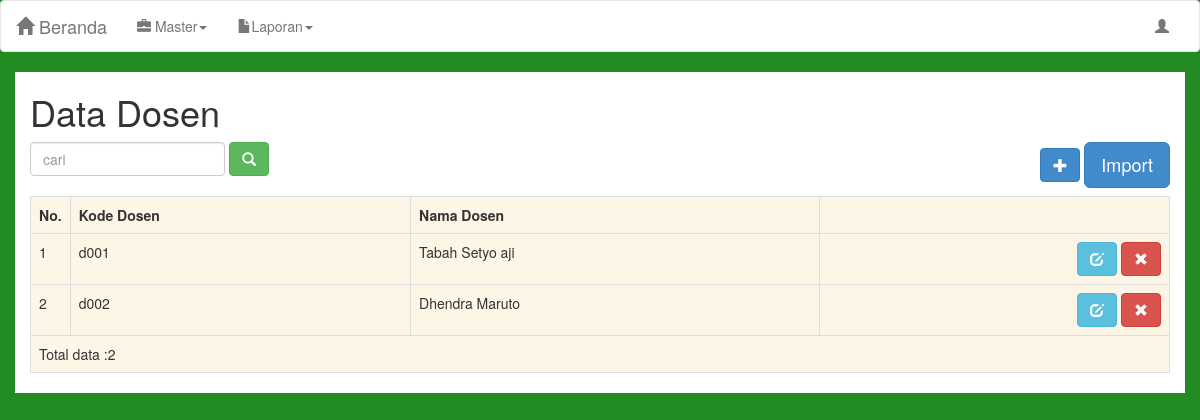
/master/dosen/index.php (signed in), run on an earlier commit of the app's database.
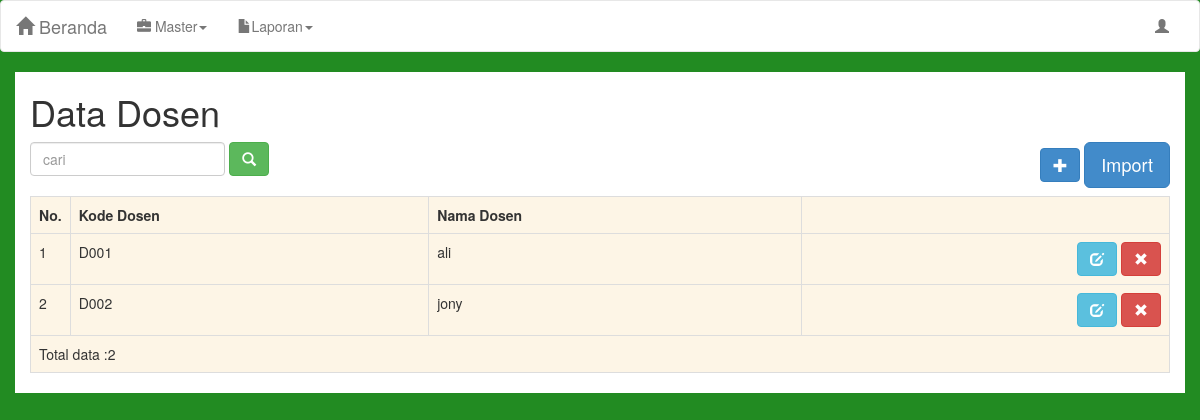
And on a later commit of the database.
### tables this page shows
CREATE TABLE IF NOT EXISTS `dosen` (
  `id` int(11) NOT NULL AUTO_INCREMENT,
  `kode_dosen` varchar(20) NOT NULL,
  `nama_dosen` varchar(30) NOT NULL,
  PRIMARY KEY (`id`)
);

### koneksi/dbh.php (called while the page is built)
<?php
	class DBH {
		private static $dns="mysql:dbname=eub;host=localhost;";
		private static $user = "root";
		private static $pass= "admin";
		public static function createConnection()
		{
			return new PDO(self::$dns,self::$user,self::$pass);
		}
	}
?>

### master/dosen/repository.php (called while the page is built, shortened)
<?php
	require_once "../../koneksi/dbh.php";
	class Repository{
		private $dbh;
		private $rowCount;
		private $query = "SELECT * FROM dosen ORDER BY kode_dosen";
		public function __construct()
		{
			$this->dbh = DBH::createConnection();
		}
		public function getAll()
		{
			$query = $this->dbh->prepare($this->query);
			$query->execute();
			$this->rowCount = $query->rowCount();
			return $query->fetchAll(PDO::FETCH_OBJ);
		}
		public function rowCount()
		{
			return $this->rowCount;
		}
	}
?>

### master/dosen/index.php (the view, shortened to what this page needs)
<?php session_start();
	include_once '../../layout/webmin/navbar.php';
require_once "repository.php";
$repo = new Repository();
if (isset($_GET['q']))
	{
		$result = $repo->getByKatakunci($_GET['q']);
	}
	else
	{
		$result= $repo->getAll();
	}
?>
<!DOCTYPE html>
<html lang="en">
<head>
</head>
<body>
<div class="container">
<h1>Data Dosen</h1>
	<div class="row">
		<div class="col-md-4">
			<form class="form-inline" method="get">
				<input type="text" class="form-control" placeholder="cari" name="q">
				<button type="submit" class="btn btn-success"><i class="glyphicon glyphicon-search"></i></button>
			</form><br>
		</div>
		<div class="col-md-4">
		</div>
		<div class="col-md-4" align="right" >
			<a href="insert.php"><button class="btn btn-primary" ><i class="glyphicon glyphicon-plus"></i></button></a>
			<button class="btn btn-primary btn-lg" href="#signup" data-toggle="modal" data-target=".bs-modal-sm">Import</button>
		</div>
	</div>
	<table class="table table-bordered">
		<tr>
			<th width="20">No.</th>
			<th>Kode Dosen</th>
			<th>Nama Dosen</th>
		</tr>
		<?php
			$no = 1;
			foreach ($result as $row)
				{
		?>
		<tr>
			<td><?php echo $no++; ?></td>
			<td><?php echo $row->kode_dosen; ?></td>
			<td><?php echo $row->nama_dosen; ?></td>
			<td align="right">
			<a href="edit.php?id=<?php echo $row->id; ?>"><button class="btn btn-info" ><i class="glyphicon glyphicon-edit"></i></button></a>
			<a href="index.php?id=<?php echo $row->id; ?>&aksi=hapus" onclick="return confirm('Yakin akan di hapus');"><button class="btn btn-danger" ><i class="glyphicon glyphicon-remove"></i></button></a>
			</td>
		</tr>
		<?php
			}
		?>
		<tr>
			<td colspan="4">
				<?php
					echo "Total data :".$repo->rowCount();
				?>
			</td>
		</tr>
	</table>
</div>
</body>
</html>

What changed in the data, as far as the page shows it:
changed dosen: kode_dosen "d001" → "D001"; nama_dosen "Tabah Setyo aji" → "ali"
changed dosen: kode_dosen "d002" → "D002"; nama_dosen "Dhendra Maruto" → "jony"
